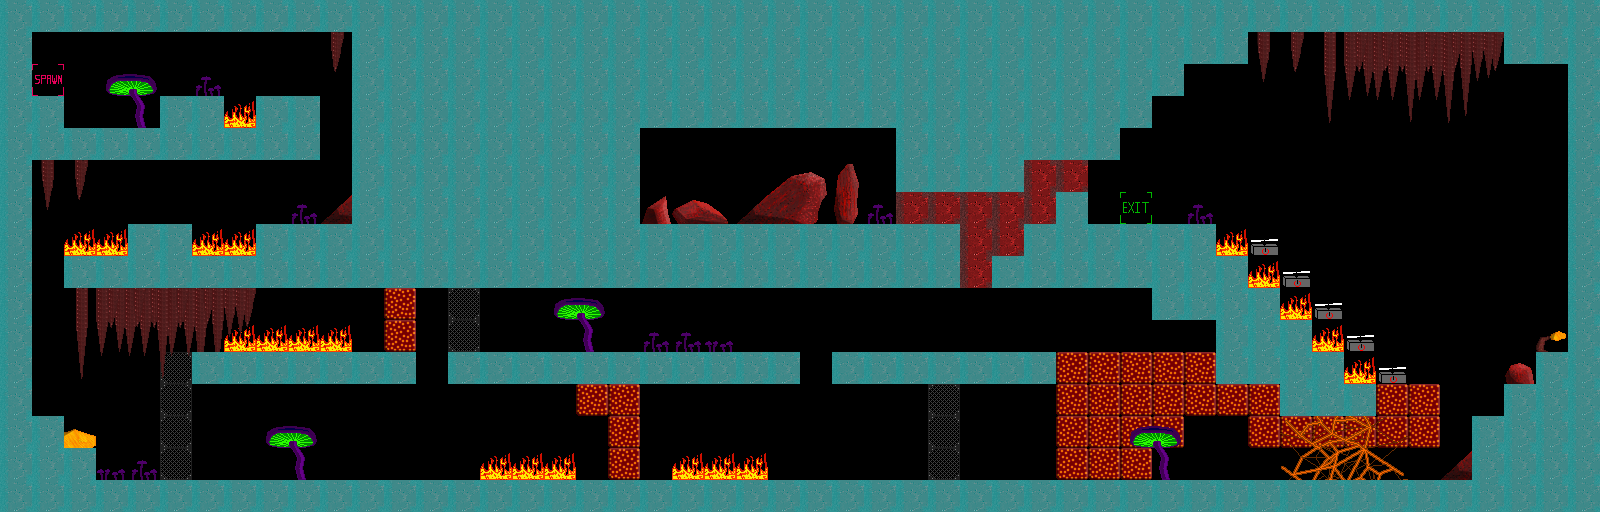

Below is a game level as drawn by its tile map, then a one-line description and the .tmx that defines it (tile-layer data replaced by summaries):
An orthogonal 50x16 tile map with 32x32 px tiles, 4 tile layers (entities, background, foreground, collision), 4 tilesets.

<map version="1.0" orientation="orthogonal" width="50" height="16" tilewidth="32" tileheight="32">
 <tileset firstgid="1" name="foreground" tilewidth="32" tileheight="32">
  <image source="../gfx/tilesets/foreground.png" width="512" height="512" />
 </tileset>
 <tileset firstgid="257" name="entities" tilewidth="32" tileheight="32">
  <image source="../gfx/tilesets/entities.png" width="512" height="512" />
 </tileset>
 <tileset firstgid="513" name="collision" tilewidth="32" tileheight="32">
  <image source="../gfx/tilesets/collision.png" width="512" height="512" />
 </tileset>
 <tileset firstgid="769" name="background" tilewidth="32" tileheight="32">
  <image source="../gfx/tilesets/background.png" width="512" height="512" />
 </tileset>
 <layer name="entities" width="50" height="16">
  <data>[800 cells, 69 non-empty, 6 distinct tile ids]</data>
 </layer>
 <layer name="background" width="50" height="16">
  <data>[800 cells, 112 non-empty, 62 distinct tile ids]</data>
 </layer>
 <layer name="foreground" width="50" height="16">
  <data>[800 cells, 788 non-empty, 3 distinct tile ids]</data>
 </layer>
 <layer name="collision" width="50" height="16">
  <data>[800 cells, 760 non-empty, 2 distinct tile ids]</data>
 </layer>
</map>
